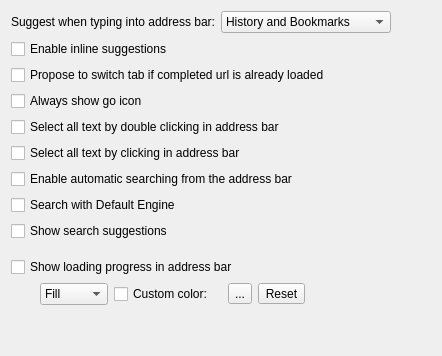
             <widget class="QWidget" name="addressBarBehaviourPage">
              <attribute name="title">
               <string>Address Bar behaviour</string>
              </attribute>
              <layout class="QVBoxLayout" name="verticalLayout_3">
               <item>
                <layout class="QHBoxLayout" name="horizontalLayout_16">
                 <item>
                  <widget class="QLabel" name="label_59">
                   <property name="text">
                    <string>Suggest when typing into address bar:</string>
                   </property>
                  </widget>
                 </item>
                 <item>
                  <widget class="QComboBox" name="addressbarCompletion">
                   <property name="minimumSize">
                    <size>
                     <width>170</width>
                     <height>0</height>
                    </size>
                   </property>
                   <item>
                    <property name="text">
                     <string>History and Bookmarks</string>
                    </property>
                   </item>
                   <item>
                    <property name="text">
                     <string>History</string>
                    </property>
                   </item>
                   <item>
                    <property name="text">
                     <string>Bookmarks</string>
                    </property>
                   </item>
                   <item>
                    <property name="text">
                     <string>Nothing</string>
                    </property>
                   </item>
                  </widget>
                 </item>
                 <item>
                  <spacer name="horizontalSpacer_23">
                   <property name="orientation">
                    <enum>Qt::Horizontal</enum>
                   </property>
                   <property name="sizeType">
                    <enum>QSizePolicy::MinimumExpanding</enum>
                   </property>
                   <property name="sizeHint" stdset="0">
                    <size>
                     <width>40</width>
                     <height>20</height>
                    </size>
                   </property>
                  </spacer>
                 </item>
                </layout>
               </item>
               <item>
                <widget class="QCheckBox" name="useInlineCompletion">
                 <property name="text">
                  <string>Enable inline suggestions</string>
                 </property>
                </widget>
               </item>
               <item>
                <widget class="QCheckBox" name="completionShowSwitchTab">
                 <property name="toolTip">
                  <string>Press &quot;Shift&quot; to not switch the tab but load the url in the current tab</string>
                 </property>
                 <property name="text">
                  <string>Propose to switch tab if completed url is already loaded</string>
                 </property>
                </widget>
               </item>
               <item>
                <widget class="QCheckBox" name="alwaysShowGoIcon">
                 <property name="text">
                  <string>Always show go icon</string>
                 </property>
                </widget>
               </item>
               <item>
                <widget class="QCheckBox" name="selectAllOnFocus">
                 <property name="text">
                  <string>Select all text by double clicking in address bar</string>
                 </property>
                </widget>
               </item>
               <item>
                <widget class="QCheckBox" name="selectAllOnClick">
                 <property name="text">
                  <string>Select all text by clicking in address bar</string>
                 </property>
                </widget>
               </item>
               <item>
                <widget class="QCheckBox" name="searchFromAddressBar">
                 <property name="text">
                  <string>Enable automatic searching from the address bar</string>
                 </property>
                </widget>
               </item>
               <item>
                <widget class="QCheckBox" name="searchWithDefaultEngine">
                 <property name="text">
                  <string>Search with Default Engine</string>
                 </property>
                </widget>
               </item>
               <item>
                <widget class="QCheckBox" name="showABSearchSuggestions">
                 <property name="text">
                  <string>Show search suggestions</string>
                 </property>
                </widget>
               </item>
               <item>
                <spacer name="verticalSpacer_16">
                 <property name="orientation">
                  <enum>Qt::Vertical</enum>
                 </property>
                 <property name="sizeType">
                  <enum>QSizePolicy::Preferred</enum>
                 </property>
                 <property name="sizeHint" stdset="0">
                  <size>
                   <width>20</width>
                   <height>10</height>
                  </size>
                 </property>
                </spacer>
               </item>
               <item>
                <widget class="QCheckBox" name="showLoadingInAddressBar">
                 <property name="text">
                  <string>Show loading progress in address bar</string>
                 </property>
                </widget>
               </item>
               <item>
                <widget class="QWidget" name="adressProgressSettings" native="true">
                 <layout class="QHBoxLayout" name="horizontalLayout_18">
                  <property name="topMargin">
                   <number>0</number>
                  </property>
                  <property name="bottomMargin">
                   <number>0</number>
                  </property>
                  <item>
                   <spacer name="horizontalSpacer">
                    <property name="orientation">
                     <enum>Qt::Horizontal</enum>
                    </property>
                    <property name="sizeType">
                     <enum>QSizePolicy::Fixed</enum>
                    </property>
                    <property name="sizeHint" stdset="0">
                     <size>
                      <width>20</width>
                      <height>20</height>
                     </size>
                    </property>
                   </spacer>
                  </item>
                  <item>
                   <widget class="QComboBox" name="progressStyleSelector">
                    <item>
                     <property name="text">
                      <string>Fill</string>
                     </property>
                    </item>
                    <item>
                     <property name="text">
                      <string>Bottom</string>
                     </property>
                    </item>
                    <item>
                     <property name="text">
                      <string>Top</string>
                     </property>
                    </item>
                   </widget>
                  </item>
                  <item>
                   <widget class="QCheckBox" name="checkBoxCustomProgressColor">
                    <property name="text">
                     <string>Custom color:</string>
                    </property>
                   </widget>
                  </item>
                  <item>
                   <widget class="QWidget" name="progressBarColorSelector" native="true">
                    <layout class="QHBoxLayout" name="horizontalLayout_19">
                     <property name="topMargin">
                      <number>0</number>
                     </property>
                     <property name="bottomMargin">
                      <number>0</number>
                     </property>
                     <item>
                      <widget class="MacToolButton" name="customColorToolButton">
                       <property name="toolTip">
                        <string>Select color</string>
                       </property>
                       <property name="text">
                        <string>...</string>
                       </property>
                      </widget>
                     </item>
                     <item>
                      <widget class="MacToolButton" name="resetProgressBarcolor">
                       <property name="text">
                        <string>Reset</string>
                       </property>
                      </widget>
                     </item>
                    </layout>
                   </widget>
                  </item>
                  <item>
                   <spacer name="horizontalSpacer_9">
                    <property name="orientation">
                     <enum>Qt::Horizontal</enum>
                    </property>
                    <property name="sizeType">
                     <enum>QSizePolicy::MinimumExpanding</enum>
                    </property>
                    <property name="sizeHint" stdset="0">
                     <size>
                      <width>40</width>
                      <height>20</height>
                     </size>
                    </property>
                   </spacer>
                  </item>
                 </layout>
                </widget>
               </item>
               <item>
                <spacer name="verticalSpacer_7">
                 <property name="orientation">
                  <enum>Qt::Vertical</enum>
                 </property>
                 <property name="sizeType">
                  <enum>QSizePolicy::MinimumExpanding</enum>
                 </property>
                 <property name="sizeHint" stdset="0">
                  <size>
                   <width>20</width>
                   <height>40</height>
                  </size>
                 </property>
                </spacer>
               </item>
              </layout>
             </widget>
